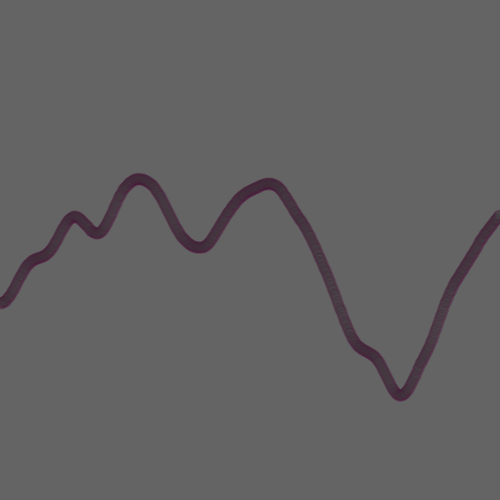
Frame 1 (no input)
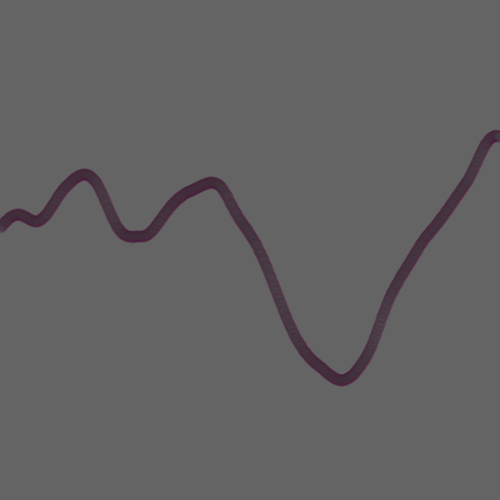
Frame 60 (the mouse pressed at the canvas centre just before this capture)
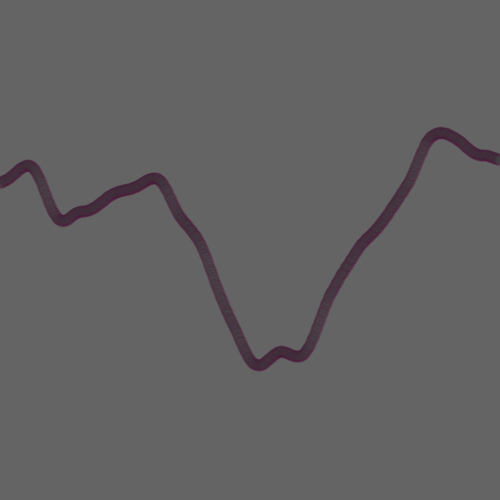
Frame 120 (the mouse held since frame 60 and released just before this capture)

The Processing sketch that drew these frames (run headless with seeded random() and noise(); from frame 60 on, the mouse is pressed at the canvas centre):

// Processing sketch: noiseWave
// ── noiseWave.pde
//
// Jiffer Harriman
// noiseWave.pde
//
// uses Perlin noise to place ellipses in the window  
//
// see also:
// http://processing.org/examples/noisewave.html

// variables to store position in noise field
float x, y;

// initialization
void setup(){
  size(500, 500);
  smooth(); 

  // drawing parameters
  strokeWeight(2);
  fill(60, 75);
  stroke(70, 10, 50, 50);
}


// draw loop
void draw(){
  // fill background
  background(100);
  
  // store current x position for reloading later
  float xtemp = x;
  
  // loop across the width of the screen 
  // (i is used to determine x position)
  for(int i=0; i<width; i++){
    
    // draw an ellipse with y position determined by perlin noise
    ellipse(i, int(height*noise(x, y)), 10, 10);
    
    // increment through noise field
    x+=0.005;
  }
  
  // use this to move across the screen
  // reload the position in noise field from when this draw loop began plus an offset
  x = xtemp+0.005;  
  
  // don't move across the screen
  // no additoinal offset
  // x = xtemp;
  
  // increment the 2nd dimension of noise field
  y+=0.001;
}
